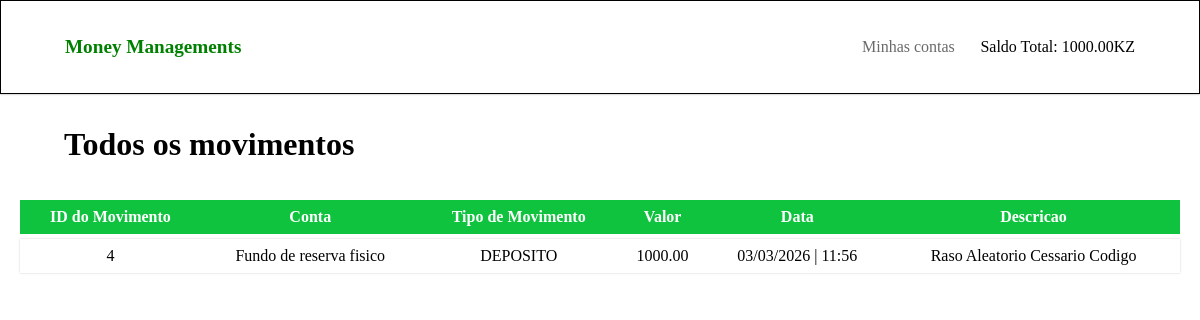
Page /conta/listar_movimentos/2 on the committed database.
### money_managements/models.py (models this page shows, shortened)
class Movimento(models.Model):
    TIPO_MOVIMENTO = (
        ('Deposito', 'DEPOSITO'),
        ('Levantamento', 'LEVANTAMENTO')
    )
    conta = models.ForeignKey(Conta, on_delete=models.CASCADE, related_name='movimentos')
    tipo = models.CharField(max_length=12, choices=TIPO_MOVIMENTO, default='DEPOSITO')
    valor = models.DecimalField(max_digits=10, decimal_places=2)
    data = models.DateTimeField(auto_now_add=True)
    descricao = models.CharField(max_length=50, null=True)

class Conta(models.Model):
    conta = models.CharField(max_length=100, null=True)
    descricao = models.CharField(max_length=500)
    saldo = models.DecimalField(max_digits=10, decimal_places=2)
    def __str__(self):
        return self.conta

### money_managements/views.py (the view)
# urls.py: path('conta/listar_movimentos/<int:conta_id>', views.listar_movimentos, name='listar_movimentos'),
def listar_movimentos(request, conta_id):
    conta = Conta.objects.get(id=conta_id)
    movimentos = conta.movimentos.all().order_by('data')
    dados = {'movimentos' : movimentos }
    return render(request, 'm_mg/movimentos.html', dados)

### money_managements/context_processors.py (called while the page is built)
def dados_globais(request):
    saldo_geral = Saldo_geral()
    contas = Conta.objects.all()
    saldo = 0
    for conta in contas:
        saldo += conta.saldo
    saldo_geral.saldo_geral = saldo
    dados = { 'saldo_geral' : str(saldo_geral) +'KZ' }
    return dados

### money_managements/models.py (called while the page is built)
    def __str__(self):
        return str(self.saldo_geral)

### money_managements/templates/m_mg/movimentos.html
{% extends 'm_mg/base.html' %}
{% block conteudo %}
    <main class="index">
        <h1>Todos os movimentos</h1>
        <section class="section-listagem">
            <div class="tabela-container">
                <div class="container-2">
                    <table>
                        <thead>
                            <tr>
                                <th>ID do Movimento</th>
                                <th>Conta</th>
                                <th>Tipo de Movimento</th>
                                <th>Valor</th>
                                <th>Data</th>
                                <th>Descricao</th>
                            </tr>
                        </thead>
                        <tbody>
                            {% for movimento in movimentos %}
                                <tr>
                                    <td>{{ movimento.id }}</td>
                                    <td>{{ movimento.conta }}</td>
                                    <td>{{ movimento.tipo }}</td>
                                    <td>{{ movimento.valor }}</td>
                                    <td>{{ movimento.data|date:'d/m/Y | H:i'}}</td>
                                    <td>{{ movimento.descricao }}</td>
                                </tr>
                            {% empty %}
                                <p>Nenhum movimento realizado </p>
                            {% endfor %}
                        </tbody>
                    </table>
                </div>
            </div>
        </section>
    </main>
{% endblock %}

### money_managements/static/css/index.css (style rules this page uses)
* { padding: 0; margin: 0; box-sizing: border-box; font-family: Andre; }
html, body { max-width: 1450px; }
.index h1 { padding: 2rem 4rem; }
.section-listagem { display: grid; place-items: center; width: 100%; }
.tabela-container { display: grid; width: 100%; max-width: 80rem; }
.container-2 { overflow-y: auto; display: grid; padding: 0 20px; }
table { border-collapse: separate; border-spacing: 0 5px; width: 100%; margin-bottom: 40px; }
td { color: rgb(0, 0, 0); }
th, td { padding: 8px; text-align: center; }
tbody tr { border-collapse: separate; box-shadow: 0px 0px 2px rgb(205, 205, 205); transition: all ease-in-out 0.3s; }
thead th { position: sticky; top: 0; background-color: #10c33f; z-index: 1; color: rgb(255, 255, 255); }

### rows in the picture
Movimento: id "4", conta "Fundo de reserva fisico", tipo "DEPOSITO", valor "1000.00", data|H "03/03/2026 | 11:56", descricao "Raso Aleatorio Cessario Codigo"

### other values in the picture
{{ saldo_geral }} "1000.00KZ"
